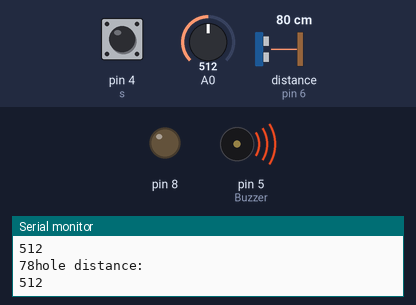
The sketch below on a simulated Arduino Uno, built with avr-gcc and run on an emulated ATmega328P. Parts: output pins drawn as LEDs (lit = HIGH), buzzer (waves = sounding), the last lines printed to the serial monitor. Wiring (inferred from the names in the program): ultrasonic range finder: trigger pin 7; echo pin 6. Dashed ring = blinking. The test bench sets the inputs (shaded band); at power-on: A0 = 512, distance to the obstacle (sensor on pin 6) 80 cm, pin 4 (s) HIGH. The echo pulse lasts 58.3 µs per cm; the modem accepts every AT command (registered, SIM ready, sends succeed) and sends nothing else; pins used as bus, display or sensor lines are not drawn.

Above: at 1.3 s.
1.4 s: A0 set to 22
3.3 s: A0 set to 17
At 4.9 s:
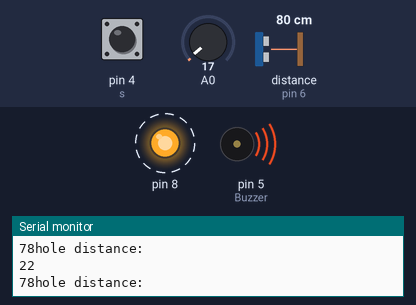
7.5 s: distance to the obstacle (sensor on pin 6) set to 13 cm
9.6 s: distance to the obstacle (sensor on pin 6) set to 10 cm
At 13.5 s:
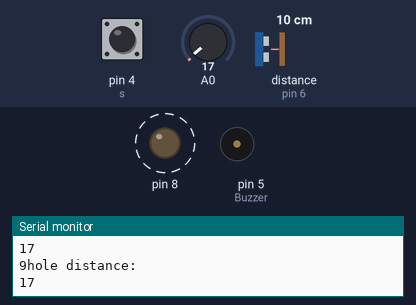
13.8 s: pin 4 (s) pulled LOW for 1.2 s
At 14.5 s:
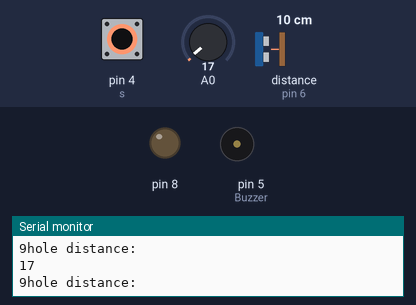
Timing chart, 0 to 16.8 s (numbered marks = the images above; inputs shaded):
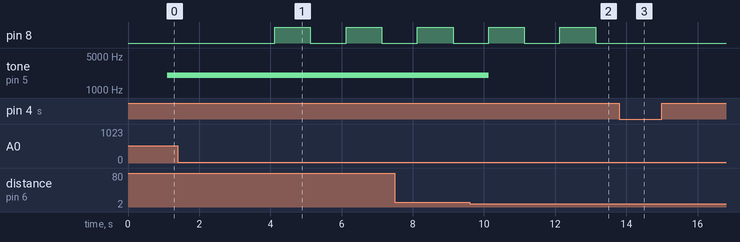

The sketch:

2nd_arduino.ino
```cpp
//gsm
#include <SoftwareSerial.h>
SoftwareSerial mySerial(9, 10);//ST, SR
char msg;
char call;

const int s=4;
//gsm

int light;
const int pingPin = 7; // Trigger Pin of Ultrasonic Sensor
 const int echoPin = 6; // Echo Pin of Ultrasonic Sensor
 const int Buzzer =5; //hole
void setup() {

 //gsm
  pinMode(s,INPUT_PULLUP);
  mySerial.begin(9600);
  Serial.println("GSM SIM900A BEGIN");
  Serial.println("Enter character for control option:");
  Serial.println("h : to disconnect a call");
  Serial.println("i : to receive a call");
  Serial.println("s : to send message");
  Serial.println("c : to make a call");
  Serial.println("e : to redial");
  Serial.println();
  delay(100);
  //gsm
  pinMode(8,OUTPUT);
  Serial.begin(9600);
}

bool b;


void loop() {


//
// if (mySerial.available()>0)
// Serial.write(mySerial.read());

  light = analogRead(A0);

 //gsm


  if(light<20)
  {
    digitalWrite(8,HIGH);
    delay(1000);
    digitalWrite(8,LOW);
  }

  Serial.println(light);
  delay(1000);

  //last sonar
   long duration,sd, inches, cm;
    pinMode(pingPin, OUTPUT);
    digitalWrite(pingPin, LOW);
     delayMicroseconds(2);
    digitalWrite(pingPin, HIGH);
     delayMicroseconds(10);
     digitalWrite(pingPin, LOW);
    pinMode(echoPin, INPUT);
     duration = pulseIn(echoPin, HIGH);
      sd=duration*0.034/2;   //if sd>2 && sd<10   then hole detected  sd >2 dilei hobe
      Serial.print(sd);
      Serial.println("hole distance:");
      if(sd>10)     //sd>2 chilo  15 kore disi
      {
       digitalWrite(Buzzer, HIGH);
      tone(Buzzer,2000);
      }
      else
      {
        digitalWrite(Buzzer, LOW);
        noTone(Buzzer);
      }

b = digitalRead(s);
  if(b==LOW)
  {

  }
  if ( b==LOW)
  {
    SendMessage();
    Serial.println("sending message");
    delay(60000);
  }
}
void SendMessage()
{
  mySerial.println("AT+CMGF=1");    //Sets the GSM Module in Text Mode
  delay(1000);  // Delay of 1000 milli seconds or 1 second
  mySerial.println("AT+CMGS=\"+8801825556567\"\r"); // Replace x with mobile number
  delay(1000);
  mySerial.println("Help I'm in danger!!!");// The SMS text you want to send
  delay(100);
   mySerial.println((char)26);// ASCII code of CTRL+Z
  delay(1000);
}

void ReceiveMessage()
{
  mySerial.println("AT+CNMI=2,2,0,0,0"); // AT Command to recieve a live SMS
  delay(1000);
  if (mySerial.available()>0)
  {
    msg=mySerial.read();
    Serial.print(msg);
  }
}

void MakeCall()
{
  mySerial.println("ATD+60XXXXXXXXX;"); // ATDxxxxxxxxxx; -- watch out here for semicolon at the end!!
  Serial.println("Calling  "); // print response over serial port
  delay(1000);
}


void HangupCall()
{
  mySerial.println("ATH");
  Serial.println("Hangup Call");
  delay(1000);
}

void ReceiveCall()
{
  mySerial.println("ATA");
  delay(1000);
  {
    call=mySerial.read();
    Serial.print(call);
  }
}

void RedialCall()
{
  mySerial.println("ATDL");
  Serial.println("Redialing");
  delay(1000);
}
```

Measured:
- the behaviour switches between 20 and 19 on A0 (found by bisection; images 0 and 1)
- the behaviour switches between 12 and 11 cm on distance to the obstacle (sensor on pin 6) (found by bisection; images 1 and 2)
- after the input at 3.3 s, pin 8: alternates HIGH for 1.0 s and LOW for 1.0 s, starting after 0.82 s
- after the input at 9.6 s, tone on pin 5 (Buzzer): 2000 Hz → silent after 0.53 s
- after the input at 13.8 s, pin 8: stops changing and stays LOW
